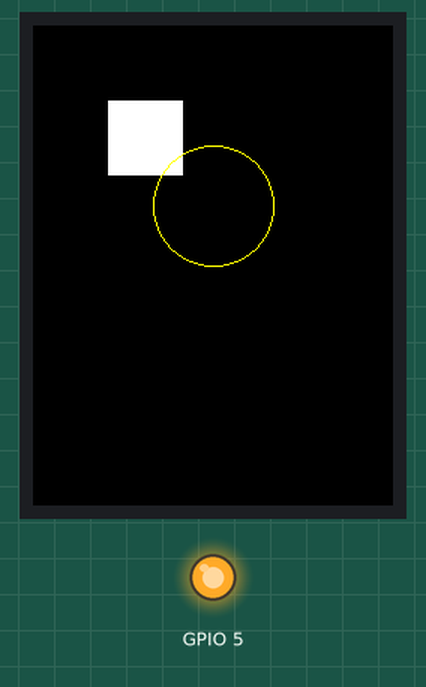
Bench run of a sketch on a simulated ESP32. Parts: 240×320 colour display, output pins drawn as LEDs (lit = HIGH). What the sketch prints to the serial monitor is not drawn.

Above: at 3.5 s.

The sketch:

test_minimal.ino
```cpp
// ============================================
// TFT_eSPI 最小测试（修复版）
// ============================================
// User_Setup.h 修改：
// 1. 移除 USE_HSPI_PORT
// 2. 添加 CGRAM_OFFSET
// 3. TFT_RGB_ORDER = TFT_BGR
// 4. TFT_INVERSION_ON
// 5. SPI_FREQUENCY = 40000000
// ============================================

#include <TFT_eSPI.h>

TFT_eSPI tft = TFT_eSPI();

void setup() {
  Serial.begin(115200);
  while (!Serial && millis() < 3000);

  Serial.println("\n=== TFT_eSPI Test ===");

  // 背光
  pinMode(5, OUTPUT);
  digitalWrite(5, HIGH);
  Serial.println("Backlight ON");

  // 初始化
  Serial.println("Initializing...");
  tft.init();
  Serial.println("Init done!");

  tft.setRotation(0);

  // 颜色测试
  Serial.println("RED");
  tft.fillScreen(TFT_RED);
  delay(1000);

  Serial.println("GREEN");
  tft.fillScreen(TFT_GREEN);
  delay(1000);

  Serial.println("BLUE");
  tft.fillScreen(TFT_BLUE);
  delay(1000);

  Serial.println("Test pattern");
  tft.fillScreen(TFT_BLACK);
  tft.fillRect(50, 50, 50, 50, TFT_WHITE);
  tft.drawCircle(120, 120, 40, TFT_YELLOW);

  Serial.println("Done!");
}

void loop() {}
```
